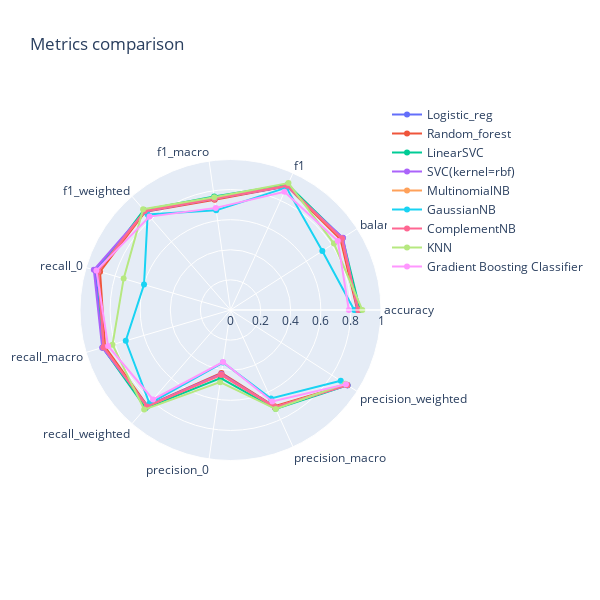

The notebook cell this image was saved under:
### Markdown cell above
#### Visualize and compare models performance

### Code cell
# Comparison of metrics scores
data = df_perf.iloc[:,:-2]  # to skip time_train and time_predict
plot_radar_mult(data)

# Compare metrics and time to train and time to predict
plot_metrics_and_time(df_perf)

### Figure 1 — Plotly figure (JSON) as saved in the notebook; plotly's stock layout.template omitted (floating-point values rounded to 4 significant figures)
{"data": [{"name": "Logistic_reg", "r": [0.8454, 0.8846, 0.9047, 0.7472, 0.8673, 0.9361, 0.8846, 0.8454, 0.4303, 0.7101, 0.9234], "theta": ["accuracy", "balanced_accuracy", "f1", "f1_macro", "f1_weighted", "recall_0", "recall_macro", "recall_weighted", "precision_0", "precision_macro", "precision_weighted"], "type": "scatterpolar"}, {"name": "Random_forest", "r": [0.842, 0.8686, 0.9029, 0.7393, 0.8641, 0.9034, 0.8686, 0.842, 0.4225, 0.7036, 0.9179], "theta": ["accuracy", "balanced_accuracy", "f1", "f1_macro", "f1_weighted", "recall_0", "recall_macro", "recall_weighted", "precision_0", "precision_macro", "precision_weighted"], "type": "scatterpolar"}, {"name": "LinearSVC", "r": [0.8609, 0.8851, 0.9153, 0.7627, 0.8791, 0.9168, 0.8851, 0.8609, 0.457, 0.722, 0.9241], "theta": ["accuracy", "balanced_accuracy", "f1", "f1_macro", "f1_weighted", "recall_0", "recall_macro", "recall_weighted", "precision_0", "precision_macro", "precision_weighted"], "type": "scatterpolar"}, {"name": "SVC(kernel=rbf)", "r": [0.8441, 0.8884, 0.9037, 0.7471, 0.8666, 0.9465, 0.8884, 0.8441, 0.429, 0.7102, 0.9247], "theta": ["accuracy", "balanced_accuracy", "f1", "f1_macro", "f1_weighted", "recall_0", "recall_macro", "recall_weighted", "precision_0", "precision_macro", "precision_weighted"], "type": "scatterpolar"}, {"name": "MultinomialNB", "r": [0.8489, 0.8783, 0.9074, 0.7488, 0.8697, 0.9168, 0.8783, 0.8489, 0.4351, 0.711, 0.9214], "theta": ["accuracy", "balanced_accuracy", "f1", "f1_macro", "f1_weighted", "recall_0", "recall_macro", "recall_weighted", "precision_0", "precision_macro", "precision_weighted"], "type": "scatterpolar"}, {"name": "GaussianNB", "r": [0.8219, 0.7254, 0.894, 0.6689, 0.8406, 0.5988, 0.7254, 0.8219, 0.3526, 0.6465, 0.8706], "theta": ["accuracy", "balanced_accuracy", "f1", "f1_macro", "f1_weighted", "recall_0", "recall_macro", "recall_weighted", "precision_0", "precision_macro", "precision_weighted"], "type": "scatterpolar"}, {"name": "ComplementNB", "r": [0.8489, 0.8783, 0.9074, 0.7488, 0.8697, 0.9168, 0.8783, 0.8489, 0.4351, 0.711, 0.9214], "theta": ["accuracy", "balanced_accuracy", "f1", "f1_macro", "f1_weighted", "recall_0", "recall_macro", "recall_weighted", "precision_0", "precision_macro", "precision_weighted"], "type": "scatterpolar"}, {"name": "KNN", "r": [0.8757, 0.817, 0.9269, 0.7562, 0.8864, 0.74, 0.817, 0.8757, 0.4844, 0.7234, 0.9056], "theta": ["accuracy", "balanced_accuracy", "f1", "f1_macro", "f1_weighted", "recall_0", "recall_macro", "recall_weighted", "precision_0", "precision_macro", "precision_weighted"], "type": "scatterpolar"}, {"name": "Gradient Boosting Classifier", "r": [0.7861, 0.8478, 0.8634, 0.6854, 0.8212, 0.9287, 0.8478, 0.7861, 0.3492, 0.6684, 0.9119], "theta": ["accuracy", "balanced_accuracy", "f1", "f1_macro", "f1_weighted", "recall_0", "recall_macro", "recall_weighted", "precision_0", "precision_macro", "precision_weighted"], "type": "scatterpolar"}], "layout": {"height": 600, "polar": {"radialaxis": {"range": [0, 1], "visible": true}}, "showlegend": true, "title": {"text": "Metrics comparison"}, "width": 600}}
